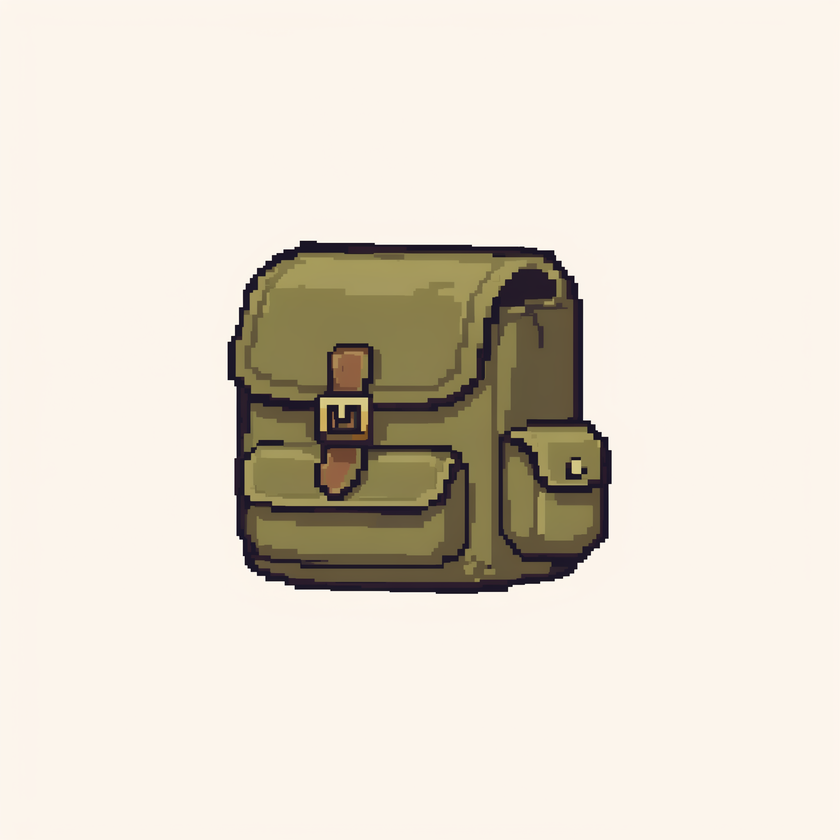
#> input picture preview/assets/character-redraw/bag-concept.png, 840 x 840 px, shrunk from 2048 x 2048 before the run
$ python build_dock_bag.py
#> lines starting #> are read from the running program, lines starting #| are printed output that depends on the picture
#!/usr/bin/env python3
"""Extract the approved backpack artwork and share it across preview and Android."""
from collections import deque
from pathlib import Path
from PIL import Image

ROOT = Path(__file__).resolve().parents[1]
im = Image.open(ROOT / 'preview/assets/character-redraw/bag-concept.png').convert('RGBA')
w, h = im.size
#> w = 840; h = 840
pixels = im.load()
seen = bytearray(w * h)
queue = deque()

def visit(x, y):
    i = y * w + x
    if seen[i]:
        return
    seen[i] = 1
    r, g, b, a = pixels[x, y]
    # The off-white background is connected to the image edges; don't remove
    # light highlights enclosed within the backpack.
    if a < 8 or (r >= 210 and g >= 205 and b >= 195):
        queue.append((x, y))

for x in range(w):
    visit(x, 0)
    visit(x, h - 1)
#> this loop made 840 passes
for y in range(h):
    visit(0, y)
    visit(w - 1, y)
#> this loop made 840 passes
while queue:
    x, y = queue.popleft()
    pixels[x, y] = (0, 0, 0, 0)
    if x: visit(x - 1, y)
    if x + 1 < w: visit(x + 1, y)
    if y: visit(x, y - 1)
    if y + 1 < h: visit(x, y + 1)
box = im.getchannel('A').getbbox()
if not box or box[0] == 0 or box[1] == 0 or box[2] == w or box[3] == h:
    raise ValueError(f'Background extraction failed: {box}')
im = im.crop(box)
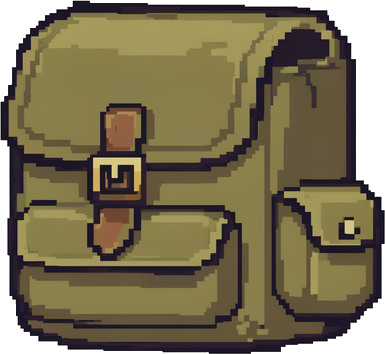
#> im: PIL image 385x354 RGBA; mean R, G, B, A 94.9, 85.1, 57.6, 224.7; transparent parts drawn white
scale = min(464 / im.width, 464 / im.height)
im = im.resize((round(im.width * scale), round(im.height * scale)), Image.Resampling.LANCZOS)
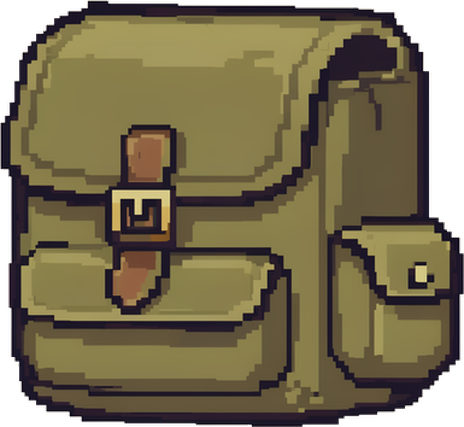
#> im: PIL image 464x427 RGBA; mean R, G, B, A 96.6, 86.6, 59.2, 224.7; transparent parts drawn white
canvas = Image.new('RGBA', (512, 512))
#> canvas: PIL image 512x512 RGBA; every value is 0
canvas.alpha_composite(im, ((512 - im.width) // 2, (512 - im.height) // 2))
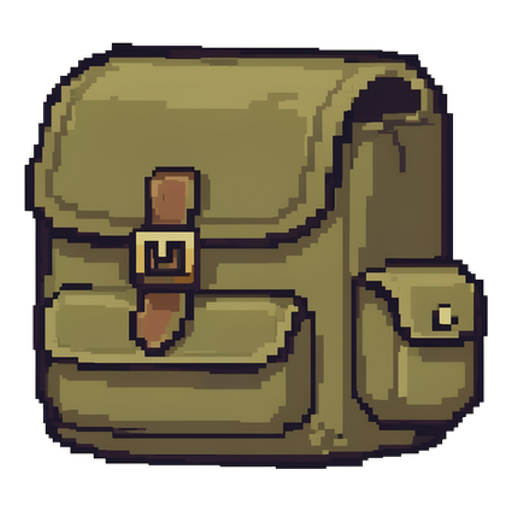
#> canvas: PIL image 512x512 RGBA; mean R, G, B, A 73, 65.5, 44.7, 169.8; transparent parts drawn white
preview = ROOT / 'preview/assets/hud/dock_bag.png'
canvas.save(preview, optimize=True)
(ROOT / 'app/src/main/res/drawable-nodpi/dock_bag.png').write_bytes(preview.read_bytes())
print('Backpack bounds:', box, 'dock artwork:', im.size)
#| Backpack bounds: (227, 240, 612, 594) dock artwork: (464, 427)
